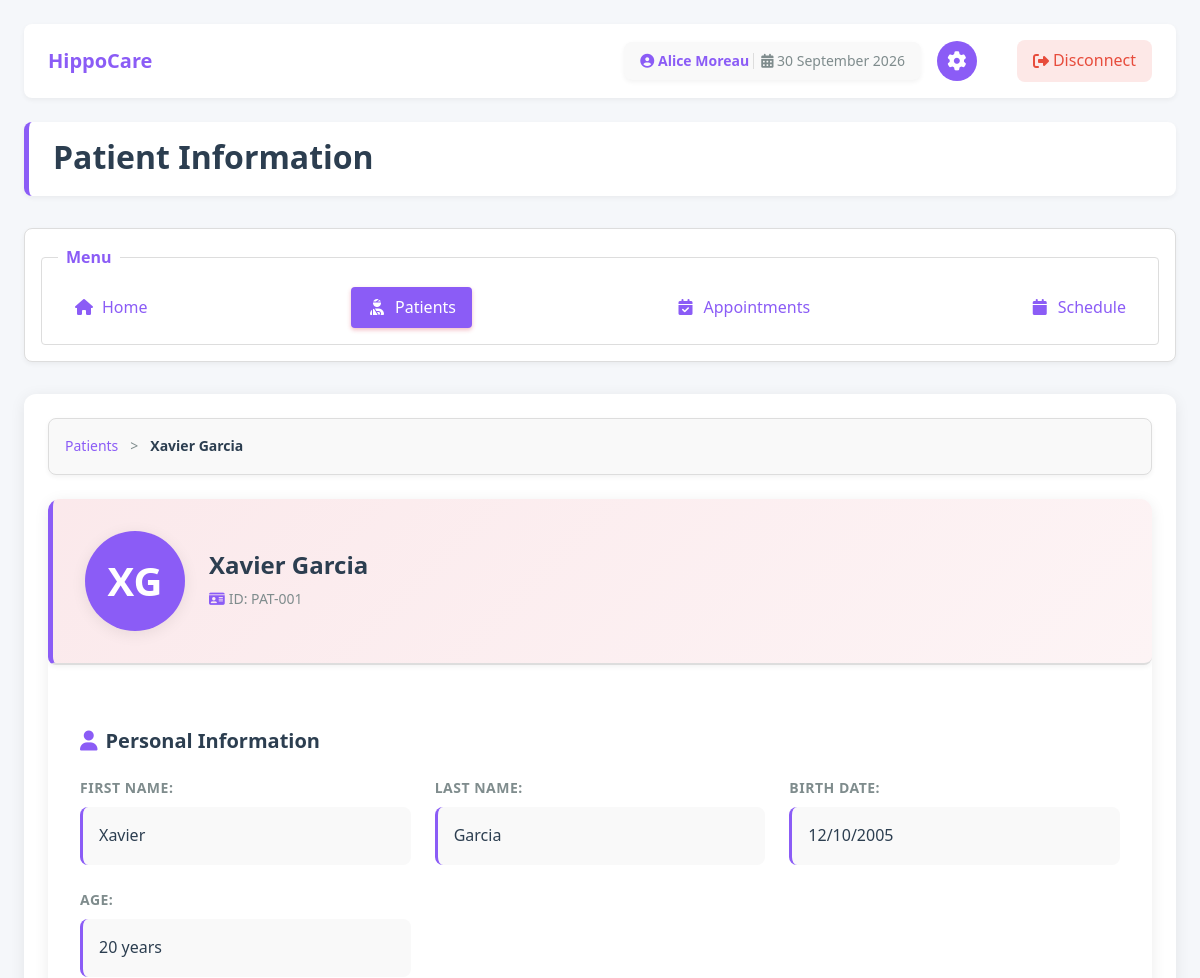
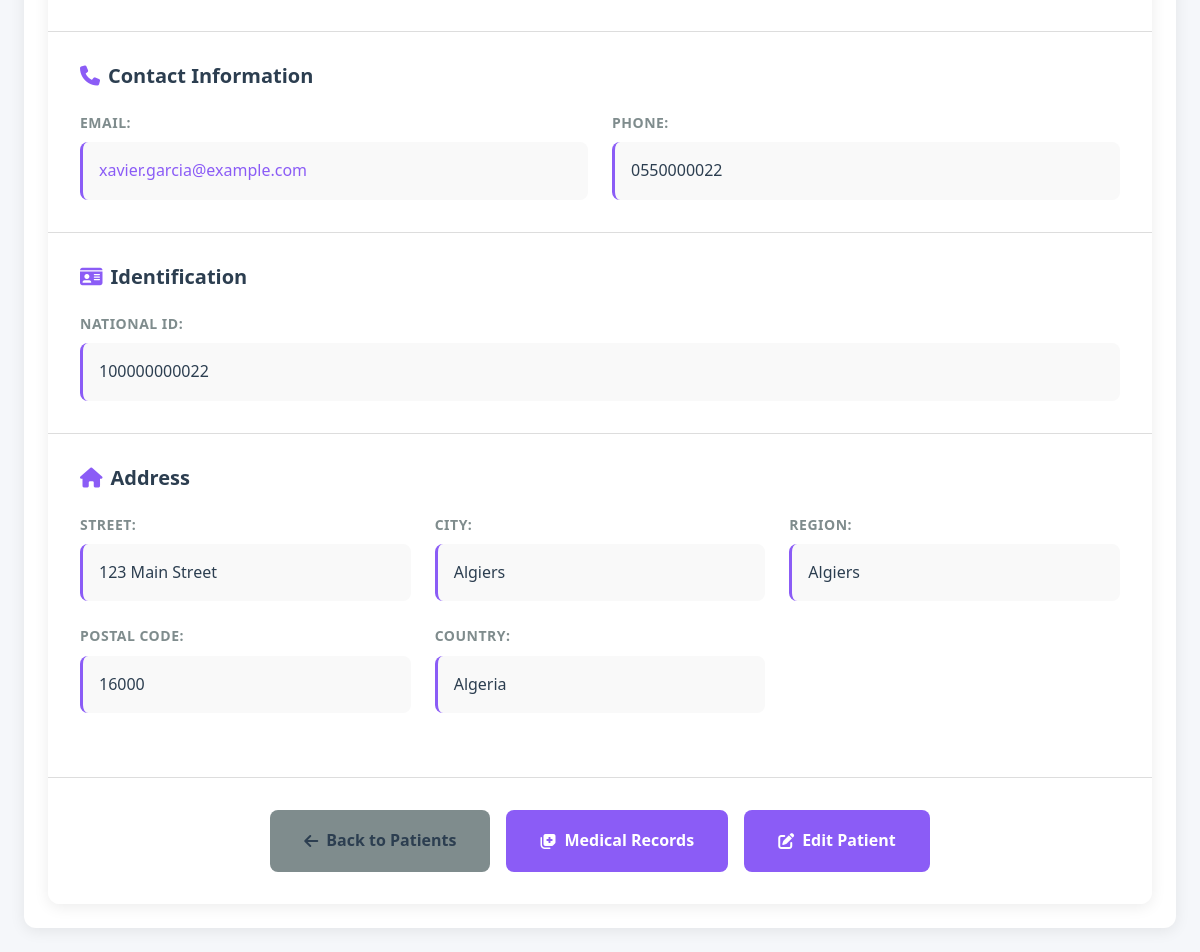
Screenshot of /cab-template/actors/assistant/assistant_patients_infos.php?patient_id=1 (signed in) with the database file from the repository (2 pictures, top to bottom).
### tables this page shows
CREATE TABLE `assistant` (
  `id_assistant` int(11) NOT NULL,
  `last_name` varchar(100) NOT NULL,
  `first_name` varchar(100) NOT NULL,
  `email` varchar(50) NOT NULL,
  `phone` varchar(20) NOT NULL,
  `password` varchar(255) NOT NULL,
  `birth_date` date DEFAULT NULL,
  `national_id` varchar(20) DEFAULT NULL,
  `recruitment_date` date DEFAULT NULL COMMENT 'Date hired by the clinic',
  `id_doctor` int(11) DEFAULT NULL
);

CREATE TABLE `patient` (
  `id_patient` int(11) NOT NULL,
  `last_name` varchar(100) NOT NULL,
  `first_name` varchar(100) NOT NULL,
  `email` varchar(50) NOT NULL,
  `phone` varchar(20) NOT NULL,
  `password` varchar(255) NOT NULL,
  `birth_date` date DEFAULT NULL,
  `national_id` varchar(20) NOT NULL
);

CREATE TABLE `patient_address` (
  `id_address` int(11) NOT NULL,
  `id_patient` int(11) NOT NULL,
  `street` varchar(255) NOT NULL,
  `city` varchar(100) NOT NULL,
  `region` varchar(100) NOT NULL,
  `postal_code` varchar(20) NOT NULL,
  `country` varchar(100) NOT NULL
);

### cab-template/actors/assistant/assistant_patients_infos.php (the view, shortened to what this page needs)
<?php
require_once("../../DB/secure_page.php");
$id_assistant = $_SESSION["id_assistant"];
$stmt = $conn->prepare("SELECT last_name, first_name, id_doctor FROM assistant WHERE id_assistant = ?");
$stmt->bind_param("i", $id_assistant);
$stmt->execute();
$assistant_data = $stmt->get_result()->fetch_assoc();
$assistant_name = $assistant_data['first_name'] . ' ' . $assistant_data['last_name'];
$patient_id = (int)$_GET['patient_id'];
$patient_stmt = $conn->prepare("
    SELECT id_patient, last_name, first_name, email, phone,
           birth_date, national_id
    FROM patient
    WHERE id_patient = ?
    LIMIT 1
");
$patient_stmt->bind_param("i", $patient_id);
$patient_stmt->execute();
$patient = $patient_stmt->get_result()->fetch_assoc();
$address_stmt = $conn->prepare("SELECT * FROM patient_address WHERE id_patient = ?");
$address_stmt->bind_param("i", $patient_id);
$address_stmt->execute();
$address = $address_stmt->get_result()->fetch_assoc();
?>
<!DOCTYPE html>
<html lang="en">
<head>
    <link rel="stylesheet" href="css/assistant_style.css">
    <link rel="stylesheet" href="css/assistant_forms.css">
    <link rel="stylesheet" href="https://cdnjs.cloudflare.com/ajax/libs/font-awesome/6.4.0/css/all.min.css">
    <link rel="stylesheet" href="js/validation-errors.css">
</head>
<body>
    <div class="header-banner">
        <div class="logo-container">
            <a href="assistant_home.php" class="logo-link">
                <h1 class="logo-text">HippoCare</h1>
            </a>
        </div>
        <div class="header-actions">
            <span class="user-name">
                <span class="name-part">
                    <i class="fas fa-user-circle"></i>
                    <?php echo htmlspecialchars($assistant_name); ?>
                </span>
                <span class="date-part">
                    <i class="fas fa-calendar-alt"></i>
                    <?php echo date("d F Y"); ?>
                </span>
            </span>
            <a href="assistant_settings.php" title="Settings" class="settings-btn">
                <i class="fas fa-cog"></i>
            </a>
            <a href="../../DB/logout.php" class="disconnect-btn">
                <i class="fas fa-sign-out-alt"></i>
                <span>Disconnect</span>
            </a>
        </div>
    </div>
    <header>
        <h1>Patient Information</h1>
    </header>
    <nav>
        <fieldset>
            <legend>Menu</legend>
            <div class="menu-links">
                <a href="assistant_home.php"><i class="fas fa-home"></i> Home</a>
                <a href="assistant_patients.php" class="active"><i class="fas fa-user-injured"></i> Patients</a>
                <a href="assistant_app.php"><i class="fas fa-calendar-check"></i> Appointments</a>
                <a href="assistant_schedule.php"><i class="fas fa-calendar"></i> Schedule</a>
            </div>
        </fieldset>
    </nav>
    <main>
        <nav class="breadcrumb">
            <a href="assistant_patients.php">Patients</a>
            <span class="separator">&gt;</span>
            <span><?php echo htmlspecialchars($patient['first_name'] . ' ' . $patient['last_name']); ?></span>
        </nav>
        <article class="patient-info-container">
            <header class="patient-header">
                <div class="patient-avatar-large">
                    <span><?php echo strtoupper(substr($patient['first_name'], 0, 1) . substr($patient['last_name'], 0, 1)); ?></span>
                </div>
                <div class="patient-header-info">
                    <h2><?php echo htmlspecialchars($patient['first_name'] . ' ' . $patient['last_name']); ?></h2>
                    <p class="patient-id"><i class="fas fa-id-card"></i> ID: PAT-<?php echo sprintf('%03d', $patient['id_patient']); ?></p>
                </div>
            </header>
            <section class="info-section">
                <h3><i class="fas fa-user"></i> Personal Information</h3>
                <div class="info-grid">
                    <div class="info-item">
                        <label>First Name:</label>
                        <p><?php echo htmlspecialchars($patient['first_name']); ?></p>
                    </div>
                    <div class="info-item">
                        <label>Last Name:</label>
                        <p><?php echo htmlspecialchars($patient['last_name']); ?></p>
                    </div>
                    <div class="info-item">
                        <label>Birth Date:</label>
                        <p>
                            <?php
                                if(!empty($patient['birth_date'])) {
                                    echo (new DateTime($patient['birth_date']))->format('d/m/Y');
                                } else {
                                    echo 'Not provided';
                                }
                            ?>
                        </p>
                    </div>
                    <div class="info-item">
                        <label>Age:</label>
                        <p>
                            <?php
                                if(!empty($patient['birth_date'])) {
                                    echo (new DateTime())->diff(new DateTime($patient['birth_date']))->y . ' years';
                                } else {
                                    echo 'N/A';
                                }
                            ?>
                        </p>
                    </div>
                </div>
            </section>
            <section class="info-section">
                <h3><i class="fas fa-phone"></i> Contact Information</h3>
                <div class="info-grid">
                    <div class="info-item">
                        <label>Email:</label>
                        <p><a href="mailto:<?php echo htmlspecialchars($patient['email']); ?>"><?php echo htmlspecialchars($patient['email']); ?></a></p>
                    </div>
                    <div class="info-item">
                        <label>Phone:</label>
                        <p><?php echo htmlspecialchars($patient['phone']); ?></p>
                    </div>
                </div>
            </section>
            <section class="info-section">
                <h3><i class="fas fa-id-card"></i> Identification</h3>
                <div class="info-grid">
                    <div class="info-item">
                        <label>National ID:</label>
                        <p><?php echo !empty($patient['national_id']) ? htmlspecialchars($patient['national_id']) : 'Not provided'; ?></p>
                    </div>
                </div>
            </section>
            <?php if($address): ?>
                <section class="info-section">
                    <h3><i class="fas fa-home"></i> Address</h3>
                    <div class="info-grid">
                        <div class="info-item">
                            <label>Street:</label>
                            <p><?php echo htmlspecialchars($address['street'] ?? 'N/A'); ?></p>
                        </div>
                        <div class="info-item">
                            <label>City:</label>
                            <p><?php echo htmlspecialchars($address['city'] ?? 'N/A'); ?></p>
                        </div>
                        <div class="info-item">
                            <label>Region:</label>
                            <p><?php echo htmlspecialchars($address['region'] ?? 'N/A'); ?></p>
                        </div>
                        <div class="info-item">
                            <label>Postal Code:</label>
                            <p><?php echo htmlspecialchars($address['postal_code'] ?? 'N/A'); ?></p>
                        </div>
                        <div class="info-item">
                            <label>Country:</label>
                            <p><?php echo htmlspecialchars($address['country'] ?? 'N/A'); ?></p>
                        </div>
                    </div>
                </section>
            <?php endif; ?>
            <footer class="action-buttons">
                <a href="assistant_patients.php" class="btn-secondary">
                    <i class="fas fa-arrow-left"></i> Back to Patients
                </a>
                <a href="assistant_patients_medical_records.php?patient_id=<?php echo $patient_id; ?>" class="btn btn-primary">
                    <i class="fas fa-notes-medical"></i> Medical Records
                </a>
                <a href="assistant_patients_edit.php?patient_id=<?php echo $patient_id; ?>" class="btn-primary">
                    <i class="fas fa-edit"></i> Edit Patient
                </a>
            </footer>
        </article>
    </main>
</body>
</html>

### rows the page displays
assistant: assistant_name "Alice Moreau"
patient: first_name+last_name "Xavier Garcia", first_name+last_name "XG", id_patient "001", first_name "Xavier", last_name "Garcia", birth_date "12/10/2005", email "xavier.garcia@example.com", phone "0550000022", national "100000000022"
patient_address: street "123 Main Street", city "Algiers", region "Algiers", postal_code "16000", country "Algeria"
